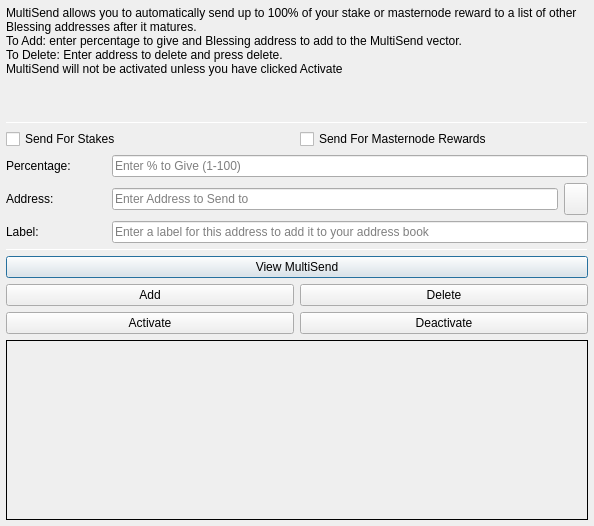
<?xml version="1.0" encoding="UTF-8"?>
<ui version="4.0">
 <class>MultiSendDialog</class>
 <widget class="QDialog" name="MultiSendDialog">
  <property name="windowModality">
   <enum>Qt::NonModal</enum>
  </property>
  <property name="geometry">
   <rect>
    <x>0</x>
    <y>0</y>
    <width>594</width>
    <height>526</height>
   </rect>
  </property>
  <property name="windowTitle">
   <string>MultiSend</string>
  </property>
  <layout class="QVBoxLayout" name="verticalLayout" stretch="0">
   <property name="margin">
    <number>6</number>
   </property>
   <item>
    <layout class="QVBoxLayout" name="verticalLayout_Main" stretch="1,1,1,0,1,1,1">
     <item>
      <widget class="QLabel" name="label_2">
       <property name="lineWidth">
        <number>1</number>
       </property>
       <property name="text">
        <string>MultiSend allows you to automatically send up to 100% of your stake or masternode reward to a list of other Blessing addresses after it matures.
To Add: enter percentage to give and Blessing address to add to the MultiSend vector.
To Delete: Enter address to delete and press delete.
MultiSend will not be activated unless you have clicked Activate</string>
       </property>
       <property name="alignment">
        <set>Qt::AlignLeading|Qt::AlignLeft|Qt::AlignTop</set>
       </property>
       <property name="wordWrap">
        <bool>true</bool>
       </property>
      </widget>
     </item>
     <item>
      <widget class="Line" name="line">
       <property name="minimumSize">
        <size>
         <width>0</width>
         <height>1</height>
        </size>
       </property>
       <property name="maximumSize">
        <size>
         <width>16777215</width>
         <height>1</height>
        </size>
       </property>
       <property name="orientation">
        <enum>Qt::Horizontal</enum>
       </property>
      </widget>
     </item>
     <item>
      <layout class="QVBoxLayout" name="verticalLayout_Settings">
       <item>
        <layout class="QHBoxLayout" name="horizontalLayout">
         <item>
          <widget class="QCheckBox" name="multiSendStakeCheckBox">
           <property name="text">
            <string>Send For Stakes</string>
           </property>
          </widget>
         </item>
         <item>
          <widget class="QCheckBox" name="multiSendMasternodeCheckBox">
           <property name="text">
            <string>Send For Masternode Rewards</string>
           </property>
          </widget>
         </item>
        </layout>
       </item>
       <item>
        <layout class="QHBoxLayout" name="horizontalLayout_6">
         <item>
          <widget class="QLabel" name="label">
           <property name="minimumSize">
            <size>
             <width>100</width>
             <height>0</height>
            </size>
           </property>
           <property name="toolTip">
            <string>Percentage of stake to send</string>
           </property>
           <property name="text">
            <string>Percentage:</string>
           </property>
          </widget>
         </item>
         <item>
          <widget class="QLineEdit" name="multiSendPercentEdit">
           <property name="toolTip">
            <string>Enter whole numbers 1 - 100</string>
           </property>
           <property name="placeholderText">
            <string>Enter % to Give (1-100)</string>
           </property>
          </widget>
         </item>
        </layout>
       </item>
       <item>
        <layout class="QHBoxLayout" name="horizontalLayout_7">
         <item>
          <widget class="QLabel" name="label_5">
           <property name="minimumSize">
            <size>
             <width>100</width>
             <height>0</height>
            </size>
           </property>
           <property name="toolTip">
            <string>Address to send portion of stake to</string>
           </property>
           <property name="text">
            <string>Address:</string>
           </property>
          </widget>
         </item>
         <item>
          <widget class="QLineEdit" name="multiSendAddressEdit">
           <property name="toolTip">
            <string/>
           </property>
           <property name="placeholderText">
            <string>Enter Address to Send to</string>
           </property>
          </widget>
         </item>
         <item>
          <widget class="QToolButton" name="addressBookButton">
           <property name="maximumSize">
            <size>
             <width>16777215</width>
             <height>32</height>
            </size>
           </property>
           <property name="toolTip">
            <string>Choose an address from the address book</string>
           </property>
           <property name="text">
            <string/>
           </property>
           <property name="icon">
            <iconset resource="../blessing.qrc">
             <normaloff>:/icons/address-book</normaloff>:/icons/address-book</iconset>
           </property>
           <property name="shortcut">
            <string>Alt+A</string>
           </property>
          </widget>
         </item>
        </layout>
       </item>
      </layout>
     </item>
     <item>
      <layout class="QHBoxLayout" name="horizontalLayout_3">
       <item>
        <widget class="QLabel" name="label_3">
         <property name="minimumSize">
          <size>
           <width>100</width>
           <height>0</height>
          </size>
         </property>
         <property name="text">
          <string>Label:</string>
         </property>
        </widget>
       </item>
       <item>
        <widget class="QLineEdit" name="labelAddressLabelEdit">
         <property name="placeholderText">
          <string>Enter a label for this address to add it to your address book</string>
         </property>
        </widget>
       </item>
      </layout>
     </item>
     <item>
      <widget class="Line" name="line_2">
       <property name="minimumSize">
        <size>
         <width>0</width>
         <height>1</height>
        </size>
       </property>
       <property name="maximumSize">
        <size>
         <width>16777215</width>
         <height>1</height>
        </size>
       </property>
       <property name="orientation">
        <enum>Qt::Horizontal</enum>
       </property>
      </widget>
     </item>
     <item>
      <layout class="QVBoxLayout" name="verticalLayout_Buttons">
       <item>
        <layout class="QHBoxLayout" name="horizontalLayout_4">
         <item>
          <widget class="QPushButton" name="viewButton">
           <property name="toolTip">
            <string/>
           </property>
           <property name="statusTip">
            <string>View MultiSend Vector</string>
           </property>
           <property name="text">
            <string>View MultiSend</string>
           </property>
          </widget>
         </item>
        </layout>
       </item>
       <item>
        <layout class="QHBoxLayout" name="horizontalLayout_2">
         <item>
          <widget class="QPushButton" name="addButton">
           <property name="toolTip">
            <string/>
           </property>
           <property name="statusTip">
            <string>Add to MultiSend Vector</string>
           </property>
           <property name="text">
            <string>Add</string>
           </property>
          </widget>
         </item>
         <item>
          <widget class="QPushButton" name="deleteButton">
           <property name="toolTip">
            <string/>
           </property>
           <property name="statusTip">
            <string>Delete Address From MultiSend Vector</string>
           </property>
           <property name="text">
            <string>Delete</string>
           </property>
          </widget>
         </item>
        </layout>
       </item>
       <item>
        <layout class="QHBoxLayout" name="horizontalLayout_5">
         <item>
          <widget class="QPushButton" name="activateButton">
           <property name="statusTip">
            <string>Activate MultiSend</string>
           </property>
           <property name="text">
            <string>Activate</string>
           </property>
          </widget>
         </item>
         <item>
          <widget class="QPushButton" name="disableButton">
           <property name="statusTip">
            <string>Deactivate MultiSend</string>
           </property>
           <property name="text">
            <string>Deactivate</string>
           </property>
          </widget>
         </item>
        </layout>
       </item>
      </layout>
     </item>
     <item>
      <widget class="QLabel" name="message">
       <property name="minimumSize">
        <size>
         <width>0</width>
         <height>180</height>
        </size>
       </property>
       <property name="frameShape">
        <enum>QFrame::Panel</enum>
       </property>
       <property name="frameShadow">
        <enum>QFrame::Plain</enum>
       </property>
       <property name="lineWidth">
        <number>1</number>
       </property>
       <property name="midLineWidth">
        <number>1</number>
       </property>
       <property name="text">
        <string/>
       </property>
       <property name="alignment">
        <set>Qt::AlignLeading|Qt::AlignLeft|Qt::AlignTop</set>
       </property>
       <property name="wordWrap">
        <bool>true</bool>
       </property>
      </widget>
     </item>
    </layout>
   </item>
  </layout>
 </widget>
 <resources>
  <include location="../blessing.qrc"/>
 </resources>
 <connections/>
</ui>
